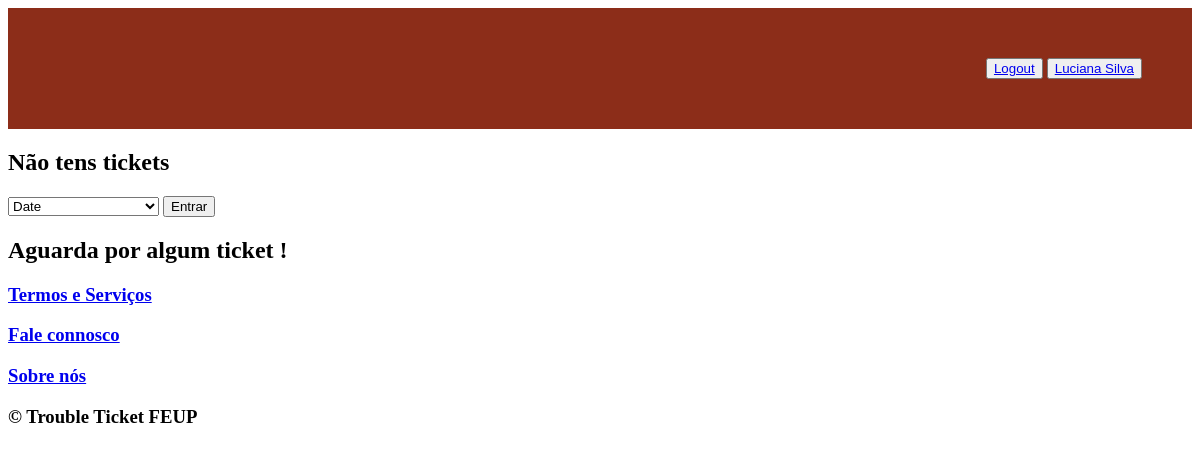
The page /pages/ticketsee.php (signed in) on the database as committed earlier.
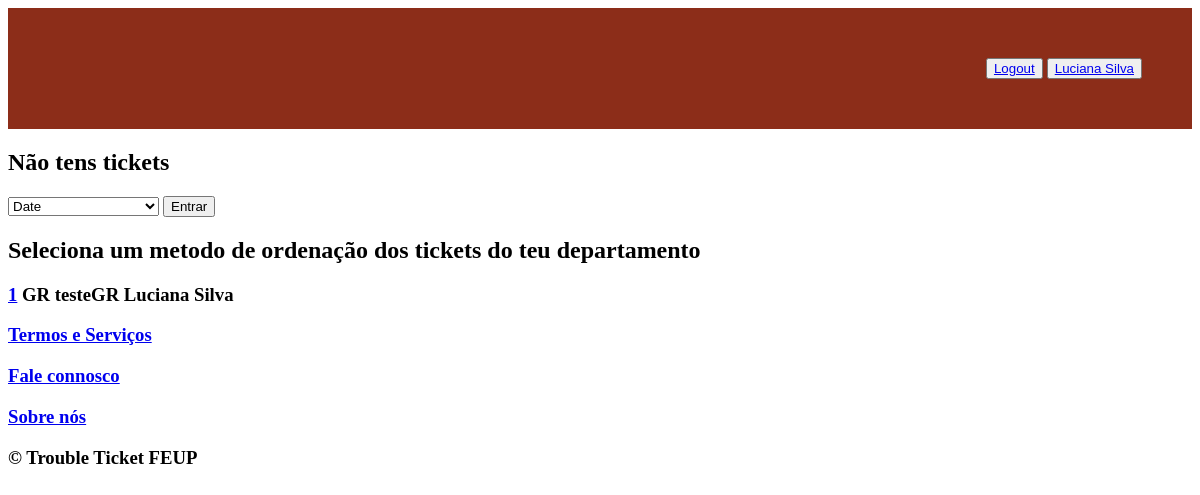
The same page on the database as committed later.
### tables this page shows
CREATE TABLE ticket(
	ticket_id INTEGER PRIMARY KEY,
	id INTEGER,
	department_id INTEGER, 
	status_id INTEGER,
	tittle TEXT NOT NULL,
	description TEXT NOT NULL,
	initial_date DATE NOT NULL,
	hashtag_id INTEGER DEFAULT 1,
	agent_id INTEGER DEFAULT -1,
	FOREIGN KEY(id) REFERENCES user(id),
	FOREIGN KEY(department_id) REFERENCES department(department_id),
	FOREIGN KEY(status_id) REFERENCES status(status_id)
	--- CONSTRAINT ticket_pk PRIMARY KEY(ticket_id)
);

CREATE TABLE department(
	department_id INTEGER PRIMARY KEY,
	name TEXT NOT NULL
	--- CONSTRAINT department_pk PRIMARY KEY(department_id)
);

CREATE TABLE user(
	id INTEGER PRIMARY KEY,
	role INTEGER DEFAULT 2,
	username TEXT NOT NULL,
	name TEXT NOT NULL,
	email TEXT NOT NULL,
	password TEXT NOT NULL
	--- CONSTRAINT user_pk PRIMARY KEY(id)
);

### pages/ticketsee.php (called while the page is built, shortened)
<?php
require_once(dirname(__DIR__).'/templates/common.php');
require_once(dirname(__DIR__).'/classes/session.class.php');
require_once(dirname(__DIR__).'/classes/ticket.class.php');
require_once(dirname(__DIR__).'/classes/department.class.php');
require_once(dirname(__DIR__).'/templates/tickets.tpl.php');
$session = new Session();
drawHeader($session);
drawmyTickets($_SESSION['id']);
drawDepartmentTickets($_SESSION['id']);
drawFooter();
?>

### classes/session.class.php (called while the page is built, shortened)
<?php
  class Session {
    public function isLoggedIn() : bool {
      return isset($_SESSION['id']);
    }
  }
?>

### classes/ticket.class.php (called while the page is built, shortened)
<?php
  require_once('user.class.php');
  require_once('session.class.php');
  class Ticket {
    public function __construct(int $ticket_id, int $id,  int $department_id, int $status_id, string $tittle, string $description, string $initial_date,int $hashtag_id, int $agent_id) {
        $this->ticket_id = $ticket_id;
        $this->id = $id;
        $this->department_id = $department_id;
        $this->description = $description;
      }
    static function getmyTickets(PDO $db, int $id) : ?array{
      $stmt = $db->prepare('SELECT ticket_id,id,department_id,status_id,tittle,description,initial_date,hashtag_id,agent_id FROM ticket where id = ?');
      $stmt->execute(array($id));
      if($tickets == null) {
        return null;
      }
      else {
      return $tickets;}
    }
}
  ?>

### classes/user.class.php (called while the page is built, shortened)
<?php
  class User {
    public function __construct(int $id, int $role, string $username, string $name, string $email) {
      $this->role = $role;
      $this->name = $name;
    }
    static function getUser(PDO $db, int $id) : ?User {
      $stmt = $db->prepare('SELECT id,role,username,name,email,password FROM user WHERE id = ?');
      $stmt->execute(array(intval($id)));
      $user = $stmt->fetch();
      if($user){
      return new User(
          $user['id'],
          $user['role'],
          $user['username'],
          $user['name'],
          $user['email']
      );}
      else return null;
    }
}
?>

### classes/department.class.php (called while the page is built, shortened)
<?php
  require_once('ticket.class.php');
  require_once('session.class.php');
  class Department {
    static public function getDepartmentName(PDO $db, int $department_id): string {
        $stmt = $db->prepare('SELECT name FROM department where department_id = ?');
        $stmt->execute(array($department_id));
        $name = $stmt->fetch();
        $name = ($name['name']);
        if($name){
        return $name;}
        else{
            return "null";
        }
    }
    static public function getTicketsDepartment(PDO $db , int $id, int $integer) : ?array{
      if($integer == 0){
      $stmt = $db ->prepare('SELECT DISTINCT ticket.ticket_id,ticket.id,ticket.department_id,ticket.status_id,ticket.tittle,ticket.description,ticket.initial_date,ticket.hashtag_id,ticket.agent_id FROM agent,department,ticket where ticket.department_id = department.department_id and agent.department_id = department.department_id and agent.id = ? ORDER BY ticket.initial_date');}
      $stmt->execute(array($id));
        while($ticket = $stmt->fetch()){
          $tickets[] = new Ticket(
            $ticket['ticket_id'],
            $ticket['id'],
            $ticket['department_id'],
            $ticket['status_id'],
            $ticket['tittle'],
            $ticket['description'],
            $ticket['initial_date'],
            $ticket['hashtag_id'],
            $ticket['agent_id']
          );
        }
        return $tickets;
    }
  }

### templates/tickets.tpl.php (the view, shortened to what this page needs)
<?php
require_once(dirname(__DIR__).'/database/connection.db.php');
require_once(dirname(__DIR__).'/classes/ticket.class.php');
require_once(dirname(__DIR__).'/classes/user.class.php');
require_once(dirname(__DIR__).'/classes/session.class.php');
require_once(dirname(__DIR__).'/classes/hashtag.class.php');
require_once(dirname(__DIR__).'/classes/ticket.class.php');
require_once(dirname(__DIR__).'/classes/department.class.php');
        ?> <h2><?= $ticket->ticket_id, $ticket->id, $ticket->tittle, $ticket->initial_date, $ticket->agent_id?></h2> <?php
function drawmyTickets(int $id){
    $db = getDatabaseConnection();
    $tickets = Ticket::getmyTickets($db,$id);
    if($tickets) {
    ?>
        <div id="myTickets">
        <?php foreach($tickets as $ticket){ ?>
            <div class="ticketContainer">
                <h3 class="loginItem"><a href="../pages/ticketseeonly.php?ticket_id=<?=$ticket->ticket_id?>" ><?= $ticket->ticket_id ?></a></h3>
                <h2><?= $ticket->description?></h2>
            </div>
        <?php } ?>
        </div>
        <?php
}
else {
    ?> <h2>Não tens tickets</h2> <?php
}
}
function drawDepartmentTickets(int $id) {
    $db = getDatabaseConnection();
    $user = User::getUser($db,$_SESSION['id']);
    if($user->role != 2) {
    ?>
    <div class="department-tickets">
    <form action="../actions/orderTickets.action.php" method="POST">
    <select name ="order" id="order">
        <option value="0">Date</option>
    </select>
    <input id="button" type="submit" value="Entrar">
    </form>
    </div>
    <?php
    } ?>
    <?php
    $tickets = Department::getTicketsDepartment($db,$id,$_SESSION['order']);
    if($tickets) {
        ?> <h2>Seleciona um metodo de ordenação dos tickets do teu departamento</h2> <?php
    foreach($tickets as $ticket){
        $department_name = Department::getDepartmentName($db,$ticket->department_id);
        $user_name = User::getUser($db,$ticket->id);
        ?> <h3 class="loginItem"><a href="../pages/ticketseeonly.php?ticket_id=<?=$ticket->ticket_id?>" ><?= $ticket->ticket_id?></a><?=" " .$department_name . " " . $ticket->description . " " . $user->name?></h3> <?php
    }
    ?></div><?php
}
    else if($tickets == null && ($_SESSION['role'] == 1 || $_SESSION['role'] == 0)) {
        ?> <h2>Aguarda por algum ticket !</h2> <?php
    }
}
    ?>

### templates/common.php (shortened to what this page needs)
<?php
    function drawHeader(Session $session) { ?>
        <!DOCTYPE html>
        <html lang="PT-pt">
            <head>
                <link rel="stylesheet" href="../css/header.css">
            </head>
            <body>
                <header>
                        <a href="../pages/index.php">
                        </a>
                        <?php
                            if ($session->isLoggedIn())
                            drawLoginUser($session->getId(), $session->getName());
                            else drawDefaultUser();
                        ?>
                </header>
            </body>
            <main>
            <?php
        }
        function drawLoginUser(int $id, string $name) { ?>
            <div id="login">
                <button>
                    <a href="../actions/logout.action.php">Logout</a>
                </button>
                <button>
                    <a href="../pages/profile.php?id=<?=$id?>"><?=$name?></a>
                </button>
            </div>
        <?php
        }
        function drawDefaultUser() { ?>
<?php }
function drawFooter() { ?>
    </main>
        <footer>
            <nav>
                <h3><a href="../pages/index.php">Termos e Serviços</a></h3>
                <h3><a href="../pages/index.php">Fale connosco</a></h3>
                <h3><a href="../pages/index.php">Sobre nós</a></h3>
            </nav>
            <h3>&#169; Trouble Ticket FEUP</h3>
        </footer>
    </body>
</html> <?php
}
?>

### css/header.css (style rules this page uses)
body > header { grid-column: start / end; background-color: #8C2D19; margin: 0; padding: 50px; text-align: center; display: grid; grid-template-columns: 1fr auto; grid-row-start: start; grid-row-end: p1; }

Rows that differ between the two databases and show on the page:
added ticket: ticket_id "1", department.name "GR", description "testeGR"
now on this page (row unchanged): user: name "Luciana Silva"
Other text that changed with them:
text no longer shown: "Aguarda por algum ticket !"
text now shown: "Seleciona um metodo de ordenação dos tickets do teu departamento"
